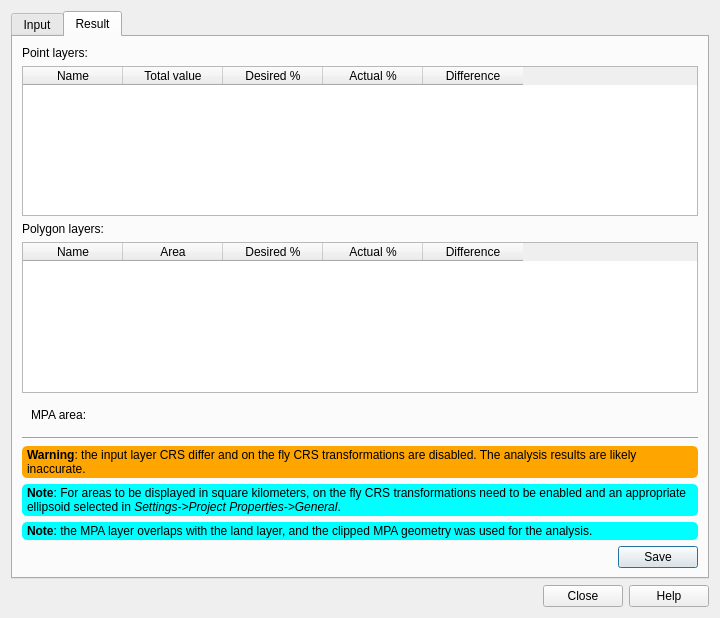
<?xml version="1.0" encoding="UTF-8"?>
<ui version="4.0">
 <class>ScpPlugin</class>
 <widget class="QDialog" name="ScpPlugin">
  <property name="geometry">
   <rect>
    <x>0</x>
    <y>0</y>
    <width>720</width>
    <height>618</height>
   </rect>
  </property>
  <property name="windowTitle">
   <string>NIWA SCP Plugin</string>
  </property>
  <layout class="QGridLayout" name="gridLayout_2">
   <item row="1" column="1">
    <widget class="QDialogButtonBox" name="buttonBox">
     <property name="standardButtons">
      <set>QDialogButtonBox::Close|QDialogButtonBox::Help</set>
     </property>
    </widget>
   </item>
   <item row="0" column="0" colspan="2">
    <widget class="QTabWidget" name="tabWidget">
     <property name="currentIndex">
      <number>1</number>
     </property>
     <widget class="QWidget" name="tab_input">
      <attribute name="title">
       <string>Input</string>
      </attribute>
      <layout class="QGridLayout" name="gridLayout">
       <item row="0" column="0">
        <widget class="QLabel" name="label_addPointLayer">
         <property name="text">
          <string>Add point layer:</string>
         </property>
        </widget>
       </item>
       <item row="2" column="0">
        <widget class="QLabel" name="label_addPolygonLayer">
         <property name="text">
          <string>Add polygon layer:</string>
         </property>
        </widget>
       </item>
       <item row="1" column="0" colspan="2">
        <widget class="QTableWidget" name="tableWidget_pointLayers">
         <property name="selectionMode">
          <enum>QAbstractItemView::NoSelection</enum>
         </property>
         <property name="columnCount">
          <number>5</number>
         </property>
         <attribute name="verticalHeaderVisible">
          <bool>false</bool>
         </attribute>
         <column>
          <property name="text">
           <string>Name</string>
          </property>
         </column>
         <column>
          <property name="text">
           <string>Desired %</string>
          </property>
         </column>
         <column>
          <property name="text">
           <string>Quantifying field</string>
          </property>
         </column>
         <column>
          <property name="text">
           <string>Inv</string>
          </property>
         </column>
         <column>
          <property name="text">
           <string/>
          </property>
         </column>
        </widget>
       </item>
       <item row="2" column="1">
        <widget class="QComboBox" name="comboBox_addPolygonLayer">
         <property name="editable">
          <bool>true</bool>
         </property>
        </widget>
       </item>
       <item row="3" column="0" colspan="2">
        <widget class="QTableWidget" name="tableWidget_polygonLayers">
         <property name="selectionMode">
          <enum>QAbstractItemView::NoSelection</enum>
         </property>
         <property name="columnCount">
          <number>4</number>
         </property>
         <attribute name="verticalHeaderVisible">
          <bool>false</bool>
         </attribute>
         <column>
          <property name="text">
           <string>Name</string>
          </property>
         </column>
         <column>
          <property name="text">
           <string>Desired %</string>
          </property>
         </column>
         <column>
          <property name="text">
           <string>Inv</string>
          </property>
         </column>
         <column>
          <property name="text">
           <string/>
          </property>
         </column>
        </widget>
       </item>
       <item row="5" column="1">
        <widget class="QComboBox" name="comboBox_selectMPA">
         <property name="sizePolicy">
          <sizepolicy hsizetype="MinimumExpanding" vsizetype="Fixed">
           <horstretch>0</horstretch>
           <verstretch>0</verstretch>
          </sizepolicy>
         </property>
        </widget>
       </item>
       <item row="0" column="1">
        <widget class="QComboBox" name="comboBox_addPointLayer">
         <property name="sizePolicy">
          <sizepolicy hsizetype="MinimumExpanding" vsizetype="Fixed">
           <horstretch>0</horstretch>
           <verstretch>0</verstretch>
          </sizepolicy>
         </property>
         <property name="editable">
          <bool>true</bool>
         </property>
        </widget>
       </item>
       <item row="5" column="0">
        <widget class="QLabel" name="label_selectMPA">
         <property name="text">
          <string>Select MPA layer:</string>
         </property>
        </widget>
       </item>
       <item row="10" column="0" colspan="2">
        <widget class="QDialogButtonBox" name="buttonBox_inputTab">
         <property name="standardButtons">
          <set>QDialogButtonBox::Open|QDialogButtonBox::Reset|QDialogButtonBox::Save</set>
         </property>
        </widget>
       </item>
       <item row="6" column="1">
        <widget class="QComboBox" name="comboBox_selectLand">
         <property name="enabled">
          <bool>false</bool>
         </property>
        </widget>
       </item>
       <item row="6" column="0">
        <widget class="QCheckBox" name="checkBox_land">
         <property name="text">
          <string>Clip with land layer:</string>
         </property>
        </widget>
       </item>
       <item row="7" column="0" colspan="2">
        <widget class="Line" name="line">
         <property name="orientation">
          <enum>Qt::Horizontal</enum>
         </property>
        </widget>
       </item>
      </layout>
     </widget>
     <widget class="QWidget" name="tab_result">
      <attribute name="title">
       <string>Result</string>
      </attribute>
      <layout class="QVBoxLayout" name="verticalLayout_2">
       <item>
        <widget class="QLabel" name="label_pointLayers">
         <property name="text">
          <string>Point layers:</string>
         </property>
        </widget>
       </item>
       <item>
        <widget class="QTableWidget" name="tableWidget_pointLayersResult">
         <property name="editTriggers">
          <set>QAbstractItemView::NoEditTriggers</set>
         </property>
         <property name="selectionMode">
          <enum>QAbstractItemView::NoSelection</enum>
         </property>
         <property name="columnCount">
          <number>5</number>
         </property>
         <attribute name="verticalHeaderVisible">
          <bool>false</bool>
         </attribute>
         <column>
          <property name="text">
           <string>Name</string>
          </property>
         </column>
         <column>
          <property name="text">
           <string>Total value</string>
          </property>
         </column>
         <column>
          <property name="text">
           <string>Desired %</string>
          </property>
         </column>
         <column>
          <property name="text">
           <string>Actual %</string>
          </property>
         </column>
         <column>
          <property name="text">
           <string>Difference</string>
          </property>
         </column>
        </widget>
       </item>
       <item>
        <widget class="QLabel" name="label_polygonLayers">
         <property name="text">
          <string>Polygon layers:</string>
         </property>
        </widget>
       </item>
       <item>
        <widget class="QTableWidget" name="tableWidget_polygonLayersResult">
         <property name="editTriggers">
          <set>QAbstractItemView::NoEditTriggers</set>
         </property>
         <property name="selectionMode">
          <enum>QAbstractItemView::NoSelection</enum>
         </property>
         <property name="columnCount">
          <number>5</number>
         </property>
         <attribute name="verticalHeaderVisible">
          <bool>false</bool>
         </attribute>
         <column>
          <property name="text">
           <string>Name</string>
          </property>
         </column>
         <column>
          <property name="text">
           <string>Area</string>
          </property>
         </column>
         <column>
          <property name="text">
           <string>Desired %</string>
          </property>
         </column>
         <column>
          <property name="text">
           <string>Actual %</string>
          </property>
         </column>
         <column>
          <property name="text">
           <string>Difference</string>
          </property>
         </column>
        </widget>
       </item>
       <item>
        <widget class="QWidget" name="widget" native="true">
         <layout class="QHBoxLayout" name="horizontalLayout">
          <item>
           <widget class="QLabel" name="label_MPAArea">
            <property name="text">
             <string>MPA area:</string>
            </property>
           </widget>
          </item>
          <item>
           <widget class="QLabel" name="label_MPAAreaValue">
            <property name="sizePolicy">
             <sizepolicy hsizetype="Expanding" vsizetype="Preferred">
              <horstretch>0</horstretch>
              <verstretch>0</verstretch>
             </sizepolicy>
            </property>
            <property name="text">
             <string/>
            </property>
           </widget>
          </item>
         </layout>
        </widget>
       </item>
       <item>
        <widget class="Line" name="line_2">
         <property name="orientation">
          <enum>Qt::Horizontal</enum>
         </property>
        </widget>
       </item>
       <item>
        <widget class="QLabel" name="label_crsWarning">
         <property name="styleSheet">
          <string notr="true">QLabel { background: orange; border-radius: 5px; padding: 2px}</string>
         </property>
         <property name="text">
          <string>&lt;html&gt;&lt;head/&gt;&lt;body&gt;&lt;p&gt;&lt;span style=&quot; font-weight:600;&quot;&gt;Warning&lt;/span&gt;: the input layer CRS differ and on the fly CRS transformations are disabled. The analysis results are likely inaccurate.&lt;/p&gt;&lt;/body&gt;&lt;/html&gt;</string>
         </property>
         <property name="wordWrap">
          <bool>true</bool>
         </property>
        </widget>
       </item>
       <item>
        <widget class="QLabel" name="label_unitsWarning">
         <property name="styleSheet">
          <string notr="true">QLabel { background: cyan; border-radius: 5px; padding: 2px}</string>
         </property>
         <property name="text">
          <string>&lt;html&gt;&lt;head/&gt;&lt;body&gt;&lt;p&gt;&lt;span style=&quot; font-weight:600;&quot;&gt;Note&lt;/span&gt;: For areas to be displayed in square kilometers, on the fly CRS transformations need to be enabled and an appropriate ellipsoid selected in &lt;span style=&quot; font-style:italic;&quot;&gt;Settings-&amp;gt;Project Properties-&amp;gt;General&lt;/span&gt;.&lt;/p&gt;&lt;/body&gt;&lt;/html&gt;</string>
         </property>
         <property name="wordWrap">
          <bool>true</bool>
         </property>
        </widget>
       </item>
       <item>
        <widget class="QLabel" name="label_mpaClipped">
         <property name="styleSheet">
          <string notr="true">QLabel { background: cyan; border-radius: 5px; padding: 2px}</string>
         </property>
         <property name="text">
          <string>&lt;html&gt;&lt;head/&gt;&lt;body&gt;&lt;p&gt;&lt;span style=&quot; font-weight:600;&quot;&gt;Note&lt;/span&gt;: the MPA layer overlaps with the land layer, and the clipped MPA geometry was used for the analysis.&lt;/p&gt;&lt;/body&gt;&lt;/html&gt;</string>
         </property>
         <property name="wordWrap">
          <bool>true</bool>
         </property>
        </widget>
       </item>
       <item>
        <widget class="QDialogButtonBox" name="buttonBox_resultTab">
         <property name="standardButtons">
          <set>QDialogButtonBox::Save</set>
         </property>
        </widget>
       </item>
      </layout>
     </widget>
    </widget>
   </item>
  </layout>
 </widget>
 <resources/>
 <connections/>
</ui>
